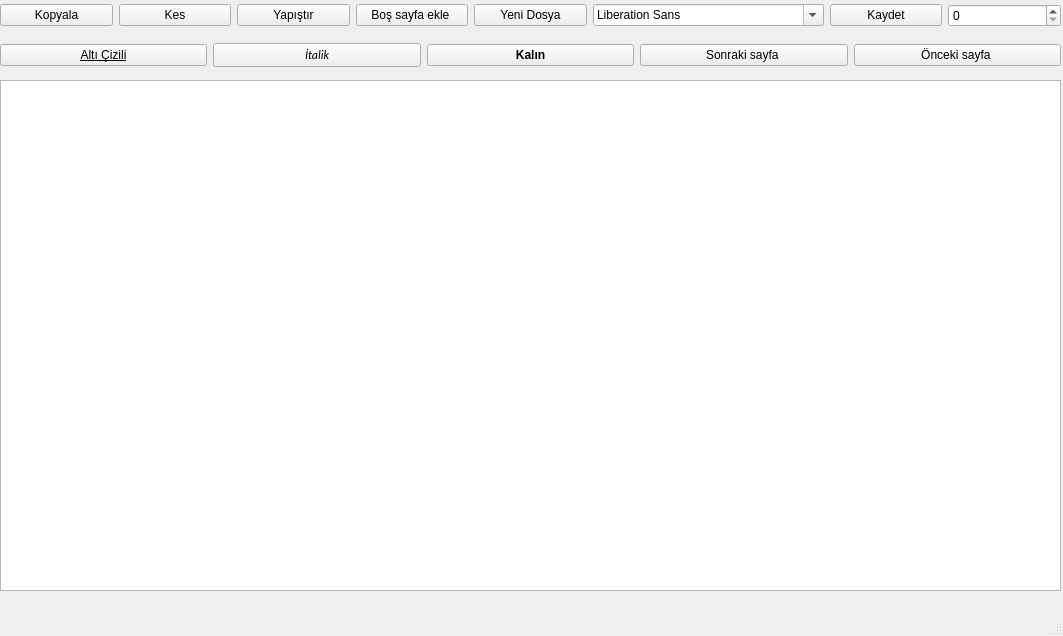
<?xml version="1.0" encoding="UTF-8"?>
<ui version="4.0">
 <class>MainWindow</class>
 <widget class="QMainWindow" name="MainWindow">
  <property name="geometry">
   <rect>
    <x>0</x>
    <y>0</y>
    <width>1063</width>
    <height>636</height>
   </rect>
  </property>
  <property name="windowTitle">
   <string>MainWindow</string>
  </property>
  <widget class="QWidget" name="centralwidget">
   <widget class="QTextEdit" name="textEdit">
    <property name="geometry">
     <rect>
      <x>0</x>
      <y>80</y>
      <width>1061</width>
      <height>511</height>
     </rect>
    </property>
   </widget>
   <widget class="QWidget" name="horizontalLayoutWidget_2">
    <property name="geometry">
     <rect>
      <x>0</x>
      <y>0</y>
      <width>1061</width>
      <height>31</height>
     </rect>
    </property>
    <layout class="QHBoxLayout" name="horizontalLayout_2">
     <item>
      <widget class="QPushButton" name="pushButton">
       <property name="text">
        <string>Kopyala</string>
       </property>
      </widget>
     </item>
     <item>
      <widget class="QPushButton" name="pushButton_3">
       <property name="text">
        <string>Kes</string>
       </property>
      </widget>
     </item>
     <item>
      <widget class="QPushButton" name="pushButton_2">
       <property name="text">
        <string>Yapıştır</string>
       </property>
      </widget>
     </item>
     <item>
      <widget class="QPushButton" name="pushButton_4">
       <property name="text">
        <string>Boş sayfa ekle </string>
       </property>
      </widget>
     </item>
     <item>
      <widget class="QPushButton" name="pushButton_6">
       <property name="text">
        <string>Yeni Dosya</string>
       </property>
      </widget>
     </item>
     <item>
      <widget class="QFontComboBox" name="fontComboBox"/>
     </item>
     <item>
      <widget class="QPushButton" name="pushButton_5">
       <property name="text">
        <string>Kaydet</string>
       </property>
      </widget>
     </item>
     <item>
      <widget class="QSpinBox" name="spinBox"/>
     </item>
    </layout>
   </widget>
   <widget class="QWidget" name="horizontalLayoutWidget">
    <property name="geometry">
     <rect>
      <x>0</x>
      <y>40</y>
      <width>1061</width>
      <height>31</height>
     </rect>
    </property>
    <layout class="QHBoxLayout" name="horizontalLayout">
     <item>
      <widget class="QPushButton" name="pushButton_9">
       <property name="font">
        <font>
         <underline>true</underline>
        </font>
       </property>
       <property name="text">
        <string>Altı Çizili</string>
       </property>
      </widget>
     </item>
     <item>
      <widget class="QPushButton" name="pushButton_8">
       <property name="font">
        <font>
         <family>Calibri</family>
         <italic>true</italic>
        </font>
       </property>
       <property name="text">
        <string>İtalik</string>
       </property>
      </widget>
     </item>
     <item>
      <widget class="QPushButton" name="pushButton_7">
       <property name="font">
        <font>
         <weight>75</weight>
         <bold>true</bold>
        </font>
       </property>
       <property name="text">
        <string>Kalın</string>
       </property>
      </widget>
     </item>
     <item>
      <widget class="QPushButton" name="pushButton_10">
       <property name="text">
        <string>Sonraki sayfa </string>
       </property>
      </widget>
     </item>
     <item>
      <widget class="QPushButton" name="pushButton_11">
       <property name="text">
        <string>Önceki sayfa </string>
       </property>
      </widget>
     </item>
    </layout>
   </widget>
  </widget>
  <widget class="QMenuBar" name="menubar">
   <property name="geometry">
    <rect>
     <x>0</x>
     <y>0</y>
     <width>1063</width>
     <height>26</height>
    </rect>
   </property>
  </widget>
  <widget class="QStatusBar" name="statusbar"/>
 </widget>
 <resources/>
 <connections/>
</ui>
